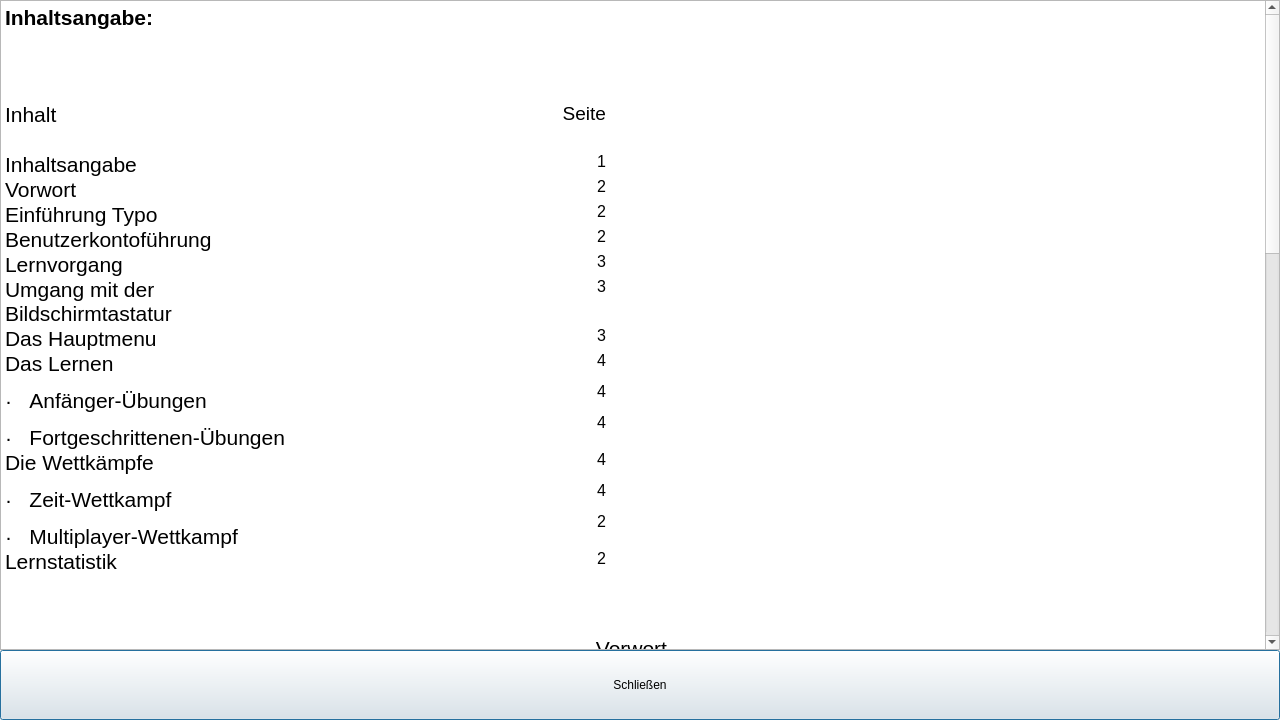
<?xml version="1.0" encoding="UTF-8"?>
<ui version="4.0">
 <class>Benutzerhandbuch</class>
 <widget class="QDialog" name="Benutzerhandbuch">
  <property name="geometry">
   <rect>
    <x>0</x>
    <y>0</y>
    <width>1280</width>
    <height>720</height>
   </rect>
  </property>
  <property name="windowTitle">
   <string>Dialog</string>
  </property>
  <widget class="QTextBrowser" name="textBrowser">
   <property name="geometry">
    <rect>
     <x>0</x>
     <y>0</y>
     <width>1280</width>
     <height>650</height>
    </rect>
   </property>
   <property name="html">
    <string>&lt;!DOCTYPE HTML PUBLIC &quot;-//W3C//DTD HTML 4.0//EN&quot; &quot;http://www.w3.org/TR/REC-html40/strict.dtd&quot;&gt;
&lt;html&gt;&lt;head&gt;&lt;meta name=&quot;qrichtext&quot; content=&quot;1&quot; /&gt;&lt;style type=&quot;text/css&quot;&gt;
p, li { white-space: pre-wrap; }
&lt;/style&gt;&lt;/head&gt;&lt;body style=&quot; font-family:'MS Shell Dlg 2'; font-size:8.14286pt; font-weight:400; font-style:normal;&quot;&gt;
&lt;p style=&quot; margin-top:12px; margin-bottom:0px; margin-left:0px; margin-right:0px; -qt-block-indent:0; text-indent:0px;&quot;&gt;&lt;span style=&quot; font-size:16pt; font-weight:600;&quot;&gt;Inhaltsangabe:&lt;/span&gt;&lt;span style=&quot; font-size:8pt;&quot;&gt; &lt;/span&gt;&lt;/p&gt;
&lt;p style=&quot; margin-top:12px; margin-bottom:0px; margin-left:0px; margin-right:0px; -qt-block-indent:0; text-indent:0px;&quot;&gt;&lt;span style=&quot; font-size:16pt;&quot;&gt; &lt;/span&gt;&lt;span style=&quot; font-size:8pt;&quot;&gt; &lt;/span&gt;&lt;/p&gt;
&lt;p style=&quot; margin-top:12px; margin-bottom:0px; margin-left:0px; margin-right:0px; -qt-block-indent:0; text-indent:0px;&quot;&gt;&lt;span style=&quot; font-size:14pt;&quot;&gt; &lt;/span&gt;&lt;span style=&quot; font-size:8pt;&quot;&gt; &lt;/span&gt;&lt;/p&gt;
&lt;table border=&quot;0&quot; style=&quot; margin-top:0px; margin-bottom:0px; margin-left:0px; margin-right:0px;&quot; cellspacing=&quot;0&quot; cellpadding=&quot;0&quot;&gt;
&lt;tr&gt;
&lt;td width=&quot;302&quot; style=&quot; vertical-align:top; padding-left:0; padding-right:0; padding-top:0; padding-bottom:0;&quot;&gt;
&lt;p style=&quot; margin-top:12px; margin-bottom:0px; margin-left:0px; margin-right:0px; -qt-block-indent:0; text-indent:0px;&quot;&gt;&lt;span style=&quot; font-size:16pt;&quot;&gt;Inhalt&lt;/span&gt;&lt;span style=&quot; font-size:8pt;&quot;&gt; &lt;/span&gt;&lt;/p&gt;&lt;/td&gt;
&lt;td width=&quot;302&quot; style=&quot; vertical-align:top; padding-left:0; padding-right:0; padding-top:0; padding-bottom:0;&quot;&gt;
&lt;p align=&quot;right&quot; style=&quot; margin-top:12px; margin-bottom:0px; margin-left:0px; margin-right:0px; -qt-block-indent:0; text-indent:0px;&quot;&gt;&lt;span style=&quot; font-size:14pt;&quot;&gt;Seite&lt;/span&gt;&lt;span style=&quot; font-size:8pt;&quot;&gt; &lt;/span&gt;&lt;/p&gt;&lt;/td&gt;&lt;/tr&gt;
&lt;tr&gt;
&lt;td style=&quot; vertical-align:top; padding-left:0; padding-right:0; padding-top:0; padding-bottom:0;&quot;&gt;
&lt;p style=&quot; margin-top:12px; margin-bottom:0px; margin-left:0px; margin-right:0px; -qt-block-indent:0; text-indent:0px;&quot;&gt;&lt;span style=&quot; font-size:16pt;&quot;&gt; &lt;/span&gt;&lt;span style=&quot; font-size:8pt;&quot;&gt; &lt;/span&gt;&lt;/p&gt;&lt;/td&gt;
&lt;td style=&quot; vertical-align:top; padding-left:0; padding-right:0; padding-top:0; padding-bottom:0;&quot;&gt;
&lt;p align=&quot;right&quot; style=&quot; margin-top:12px; margin-bottom:0px; margin-left:0px; margin-right:0px; -qt-block-indent:0; text-indent:0px;&quot;&gt;&lt;span style=&quot; font-size:14pt;&quot;&gt; &lt;/span&gt;&lt;span style=&quot; font-size:8pt;&quot;&gt; &lt;/span&gt;&lt;/p&gt;&lt;/td&gt;&lt;/tr&gt;
&lt;tr&gt;
&lt;td style=&quot; vertical-align:top; padding-left:0; padding-right:0; padding-top:0; padding-bottom:0;&quot;&gt;
&lt;p style=&quot; margin-top:12px; margin-bottom:0px; margin-left:0px; margin-right:0px; -qt-block-indent:0; text-indent:0px;&quot;&gt;&lt;span style=&quot; font-size:16pt;&quot;&gt;Inhaltsangabe&lt;/span&gt;&lt;span style=&quot; font-size:8pt;&quot;&gt; &lt;/span&gt;&lt;/p&gt;&lt;/td&gt;
&lt;td style=&quot; vertical-align:top; padding-left:0; padding-right:0; padding-top:0; padding-bottom:0;&quot;&gt;
&lt;p align=&quot;right&quot; style=&quot; margin-top:12px; margin-bottom:0px; margin-left:0px; margin-right:0px; -qt-block-indent:0; text-indent:0px;&quot;&gt;&lt;span style=&quot; font-size:12pt;&quot;&gt;1&lt;/span&gt;&lt;span style=&quot; font-size:8pt;&quot;&gt; &lt;/span&gt;&lt;/p&gt;&lt;/td&gt;&lt;/tr&gt;
&lt;tr&gt;
&lt;td style=&quot; vertical-align:top; padding-left:0; padding-right:0; padding-top:0; padding-bottom:0;&quot;&gt;
&lt;p style=&quot; margin-top:12px; margin-bottom:0px; margin-left:0px; margin-right:0px; -qt-block-indent:0; text-indent:0px;&quot;&gt;&lt;span style=&quot; font-size:16pt;&quot;&gt;Vorwort&lt;/span&gt;&lt;span style=&quot; font-size:8pt;&quot;&gt; &lt;/span&gt;&lt;/p&gt;&lt;/td&gt;
&lt;td style=&quot; vertical-align:top; padding-left:0; padding-right:0; padding-top:0; padding-bottom:0;&quot;&gt;
&lt;p align=&quot;right&quot; style=&quot; margin-top:12px; margin-bottom:0px; margin-left:0px; margin-right:0px; -qt-block-indent:0; text-indent:0px;&quot;&gt;&lt;span style=&quot; font-size:12pt;&quot;&gt;2&lt;/span&gt;&lt;span style=&quot; font-size:8pt;&quot;&gt; &lt;/span&gt;&lt;/p&gt;&lt;/td&gt;&lt;/tr&gt;
&lt;tr&gt;
&lt;td style=&quot; vertical-align:top; padding-left:0; padding-right:0; padding-top:0; padding-bottom:0;&quot;&gt;
&lt;p style=&quot; margin-top:12px; margin-bottom:0px; margin-left:0px; margin-right:0px; -qt-block-indent:0; text-indent:0px;&quot;&gt;&lt;span style=&quot; font-size:16pt;&quot;&gt;Einführung Typo&lt;/span&gt;&lt;span style=&quot; font-size:8pt;&quot;&gt; &lt;/span&gt;&lt;/p&gt;&lt;/td&gt;
&lt;td style=&quot; vertical-align:top; padding-left:0; padding-right:0; padding-top:0; padding-bottom:0;&quot;&gt;
&lt;p align=&quot;right&quot; style=&quot; margin-top:12px; margin-bottom:0px; margin-left:0px; margin-right:0px; -qt-block-indent:0; text-indent:0px;&quot;&gt;&lt;span style=&quot; font-size:12pt;&quot;&gt;2&lt;/span&gt;&lt;span style=&quot; font-size:8pt;&quot;&gt; &lt;/span&gt;&lt;/p&gt;&lt;/td&gt;&lt;/tr&gt;
&lt;tr&gt;
&lt;td style=&quot; vertical-align:top; padding-left:0; padding-right:0; padding-top:0; padding-bottom:0;&quot;&gt;
&lt;p style=&quot; margin-top:12px; margin-bottom:0px; margin-left:0px; margin-right:0px; -qt-block-indent:0; text-indent:0px;&quot;&gt;&lt;span style=&quot; font-size:16pt;&quot;&gt;Benutzerkontoführung&lt;/span&gt;&lt;span style=&quot; font-size:8pt;&quot;&gt; &lt;/span&gt;&lt;/p&gt;&lt;/td&gt;
&lt;td style=&quot; vertical-align:top; padding-left:0; padding-right:0; padding-top:0; padding-bottom:0;&quot;&gt;
&lt;p align=&quot;right&quot; style=&quot; margin-top:12px; margin-bottom:0px; margin-left:0px; margin-right:0px; -qt-block-indent:0; text-indent:0px;&quot;&gt;&lt;span style=&quot; font-size:12pt;&quot;&gt;2&lt;/span&gt;&lt;span style=&quot; font-size:8pt;&quot;&gt; &lt;/span&gt;&lt;/p&gt;&lt;/td&gt;&lt;/tr&gt;
&lt;tr&gt;
&lt;td style=&quot; vertical-align:top; padding-left:0; padding-right:0; padding-top:0; padding-bottom:0;&quot;&gt;
&lt;p style=&quot; margin-top:12px; margin-bottom:0px; margin-left:0px; margin-right:0px; -qt-block-indent:0; text-indent:0px;&quot;&gt;&lt;span style=&quot; font-size:16pt;&quot;&gt;Lernvorgang &lt;/span&gt;&lt;/p&gt;&lt;/td&gt;
&lt;td style=&quot; vertical-align:top; padding-left:0; padding-right:0; padding-top:0; padding-bottom:0;&quot;&gt;
&lt;p align=&quot;right&quot; style=&quot; margin-top:12px; margin-bottom:0px; margin-left:0px; margin-right:0px; -qt-block-indent:0; text-indent:0px;&quot;&gt;&lt;span style=&quot; font-size:12pt;&quot;&gt;3&lt;/span&gt;&lt;span style=&quot; font-size:8pt;&quot;&gt; &lt;/span&gt;&lt;/p&gt;&lt;/td&gt;&lt;/tr&gt;
&lt;tr&gt;
&lt;td style=&quot; vertical-align:top; padding-left:0; padding-right:0; padding-top:0; padding-bottom:0;&quot;&gt;
&lt;p style=&quot; margin-top:12px; margin-bottom:0px; margin-left:0px; margin-right:0px; -qt-block-indent:0; text-indent:0px;&quot;&gt;&lt;span style=&quot; font-size:16pt;&quot;&gt;Umgang mit der Bildschirmtastatur&lt;/span&gt;&lt;span style=&quot; font-size:8pt;&quot;&gt; &lt;/span&gt;&lt;/p&gt;&lt;/td&gt;
&lt;td style=&quot; vertical-align:top; padding-left:0; padding-right:0; padding-top:0; padding-bottom:0;&quot;&gt;
&lt;p align=&quot;right&quot; style=&quot; margin-top:12px; margin-bottom:0px; margin-left:0px; margin-right:0px; -qt-block-indent:0; text-indent:0px;&quot;&gt;&lt;span style=&quot; font-size:12pt;&quot;&gt;3&lt;/span&gt;&lt;span style=&quot; font-size:8pt;&quot;&gt; &lt;/span&gt;&lt;/p&gt;&lt;/td&gt;&lt;/tr&gt;
&lt;tr&gt;
&lt;td style=&quot; vertical-align:top; padding-left:0; padding-right:0; padding-top:0; padding-bottom:0;&quot;&gt;
&lt;p style=&quot; margin-top:12px; margin-bottom:0px; margin-left:0px; margin-right:0px; -qt-block-indent:0; text-indent:0px;&quot;&gt;&lt;span style=&quot; font-size:16pt;&quot;&gt;Das Hauptmenu&lt;/span&gt;&lt;span style=&quot; font-size:8pt;&quot;&gt; &lt;/span&gt;&lt;/p&gt;&lt;/td&gt;
&lt;td style=&quot; vertical-align:top; padding-left:0; padding-right:0; padding-top:0; padding-bottom:0;&quot;&gt;
&lt;p align=&quot;right&quot; style=&quot; margin-top:12px; margin-bottom:0px; margin-left:0px; margin-right:0px; -qt-block-indent:0; text-indent:0px;&quot;&gt;&lt;span style=&quot; font-size:12pt;&quot;&gt;3&lt;/span&gt;&lt;span style=&quot; font-size:8pt;&quot;&gt; &lt;/span&gt;&lt;/p&gt;&lt;/td&gt;&lt;/tr&gt;
&lt;tr&gt;
&lt;td style=&quot; vertical-align:top; padding-left:0; padding-right:0; padding-top:0; padding-bottom:0;&quot;&gt;
&lt;p style=&quot; margin-top:12px; margin-bottom:0px; margin-left:0px; margin-right:0px; -qt-block-indent:0; text-indent:0px;&quot;&gt;&lt;span style=&quot; font-size:16pt;&quot;&gt;Das Lernen&lt;/span&gt;&lt;span style=&quot; font-size:8pt;&quot;&gt; &lt;/span&gt;&lt;/p&gt;
&lt;p style=&quot; margin-top:12px; margin-bottom:0px; margin-left:0px; margin-right:0px; -qt-block-indent:0; text-indent:0px;&quot;&gt;&lt;span style=&quot; font-family:'Symbol'; font-size:16pt;&quot;&gt;·&lt;/span&gt;&lt;span style=&quot; font-family:'Times New Roman'; font-size:7pt;&quot;&gt;       &lt;/span&gt;&lt;span style=&quot; font-size:16pt;&quot;&gt;Anfänger-Übungen&lt;/span&gt;&lt;span style=&quot; font-size:8pt;&quot;&gt; &lt;/span&gt;&lt;/p&gt;
&lt;p style=&quot; margin-top:12px; margin-bottom:0px; margin-left:0px; margin-right:0px; -qt-block-indent:0; text-indent:0px;&quot;&gt;&lt;span style=&quot; font-family:'Symbol'; font-size:16pt;&quot;&gt;·&lt;/span&gt;&lt;span style=&quot; font-family:'Times New Roman'; font-size:7pt;&quot;&gt;       &lt;/span&gt;&lt;span style=&quot; font-size:16pt;&quot;&gt;Fortgeschrittenen-Übungen&lt;/span&gt;&lt;span style=&quot; font-size:8pt;&quot;&gt; &lt;/span&gt;&lt;/p&gt;&lt;/td&gt;
&lt;td style=&quot; vertical-align:top; padding-left:0; padding-right:0; padding-top:0; padding-bottom:0;&quot;&gt;
&lt;p align=&quot;right&quot; style=&quot; margin-top:12px; margin-bottom:0px; margin-left:0px; margin-right:0px; -qt-block-indent:0; text-indent:0px;&quot;&gt;&lt;span style=&quot; font-size:12pt;&quot;&gt;4&lt;/span&gt;&lt;span style=&quot; font-size:8pt;&quot;&gt; &lt;/span&gt;&lt;/p&gt;
&lt;p align=&quot;right&quot; style=&quot; margin-top:12px; margin-bottom:0px; margin-left:0px; margin-right:0px; -qt-block-indent:0; text-indent:0px;&quot;&gt;&lt;span style=&quot; font-size:12pt;&quot;&gt;4&lt;/span&gt;&lt;span style=&quot; font-size:8pt;&quot;&gt; &lt;/span&gt;&lt;/p&gt;
&lt;p align=&quot;right&quot; style=&quot; margin-top:12px; margin-bottom:0px; margin-left:0px; margin-right:0px; -qt-block-indent:0; text-indent:0px;&quot;&gt;&lt;span style=&quot; font-size:12pt;&quot;&gt;4&lt;/span&gt;&lt;span style=&quot; font-size:8pt;&quot;&gt; &lt;/span&gt;&lt;/p&gt;&lt;/td&gt;&lt;/tr&gt;
&lt;tr&gt;
&lt;td style=&quot; vertical-align:top; padding-left:0; padding-right:0; padding-top:0; padding-bottom:0;&quot;&gt;
&lt;p style=&quot; margin-top:12px; margin-bottom:0px; margin-left:0px; margin-right:0px; -qt-block-indent:0; text-indent:0px;&quot;&gt;&lt;span style=&quot; font-size:16pt;&quot;&gt;Die Wettkämpfe&lt;/span&gt;&lt;span style=&quot; font-size:8pt;&quot;&gt; &lt;/span&gt;&lt;/p&gt;
&lt;p style=&quot; margin-top:12px; margin-bottom:0px; margin-left:0px; margin-right:0px; -qt-block-indent:0; text-indent:0px;&quot;&gt;&lt;span style=&quot; font-family:'Symbol'; font-size:16pt;&quot;&gt;·&lt;/span&gt;&lt;span style=&quot; font-family:'Times New Roman'; font-size:7pt;&quot;&gt;       &lt;/span&gt;&lt;span style=&quot; font-size:16pt;&quot;&gt;Zeit-Wettkampf&lt;/span&gt;&lt;span style=&quot; font-size:8pt;&quot;&gt; &lt;/span&gt;&lt;/p&gt;
&lt;p style=&quot; margin-top:12px; margin-bottom:0px; margin-left:0px; margin-right:0px; -qt-block-indent:0; text-indent:0px;&quot;&gt;&lt;span style=&quot; font-family:'Symbol'; font-size:16pt;&quot;&gt;·&lt;/span&gt;&lt;span style=&quot; font-family:'Times New Roman'; font-size:7pt;&quot;&gt;       &lt;/span&gt;&lt;span style=&quot; font-size:16pt;&quot;&gt;Multiplayer-Wettkampf&lt;/span&gt;&lt;span style=&quot; font-size:8pt;&quot;&gt; &lt;/span&gt;&lt;/p&gt;&lt;/td&gt;
&lt;td style=&quot; vertical-align:top; padding-left:0; padding-right:0; padding-top:0; padding-bottom:0;&quot;&gt;
&lt;p align=&quot;right&quot; style=&quot; margin-top:12px; margin-bottom:0px; margin-left:0px; margin-right:0px; -qt-block-indent:0; text-indent:0px;&quot;&gt;&lt;span style=&quot; font-size:12pt;&quot;&gt;4&lt;/span&gt;&lt;span style=&quot; font-size:8pt;&quot;&gt; &lt;/span&gt;&lt;/p&gt;
&lt;p align=&quot;right&quot; style=&quot; margin-top:12px; margin-bottom:0px; margin-left:0px; margin-right:0px; -qt-block-indent:0; text-indent:0px;&quot;&gt;&lt;span style=&quot; font-size:12pt;&quot;&gt;4&lt;/span&gt;&lt;span style=&quot; font-size:8pt;&quot;&gt; &lt;/span&gt;&lt;/p&gt;
&lt;p align=&quot;right&quot; style=&quot; margin-top:12px; margin-bottom:0px; margin-left:0px; margin-right:0px; -qt-block-indent:0; text-indent:0px;&quot;&gt;&lt;span style=&quot; font-size:12pt;&quot;&gt;2&lt;/span&gt;&lt;span style=&quot; font-size:8pt;&quot;&gt; &lt;/span&gt;&lt;/p&gt;&lt;/td&gt;&lt;/tr&gt;
&lt;tr&gt;
&lt;td style=&quot; vertical-align:top; padding-left:0; padding-right:0; padding-top:0; padding-bottom:0;&quot;&gt;
&lt;p style=&quot; margin-top:12px; margin-bottom:0px; margin-left:0px; margin-right:0px; -qt-block-indent:0; text-indent:0px;&quot;&gt;&lt;span style=&quot; font-size:16pt;&quot;&gt;Lernstatistik&lt;/span&gt;&lt;span style=&quot; font-size:8pt;&quot;&gt; &lt;/span&gt;&lt;/p&gt;&lt;/td&gt;
&lt;td style=&quot; vertical-align:top; padding-left:0; padding-right:0; padding-top:0; padding-bottom:0;&quot;&gt;
&lt;p align=&quot;right&quot; style=&quot; margin-top:12px; margin-bottom:0px; margin-left:0px; margin-right:0px; -qt-block-indent:0; text-indent:0px;&quot;&gt;&lt;span style=&quot; font-size:12pt;&quot;&gt;2&lt;/span&gt;&lt;span style=&quot; font-size:8pt;&quot;&gt; &lt;/span&gt;&lt;/p&gt;&lt;/td&gt;&lt;/tr&gt;
&lt;tr&gt;
&lt;td style=&quot; vertical-align:top; padding-left:0; padding-right:0; padding-top:0; padding-bottom:0;&quot;&gt;
&lt;p style=&quot; margin-top:12px; margin-bottom:0px; margin-left:0px; margin-right:0px; -qt-block-indent:0; text-indent:0px;&quot;&gt;&lt;span style=&quot; font-size:12pt;&quot;&gt; &lt;/span&gt;&lt;span style=&quot; font-size:8pt;&quot;&gt; &lt;/span&gt;&lt;/p&gt;&lt;/td&gt;
&lt;td style=&quot; vertical-align:top; padding-left:0; padding-right:0; padding-top:0; padding-bottom:0;&quot;&gt;
&lt;p align=&quot;right&quot; style=&quot; margin-top:12px; margin-bottom:0px; margin-left:0px; margin-right:0px; -qt-block-indent:0; text-indent:0px;&quot;&gt;&lt;span style=&quot; font-size:12pt;&quot;&gt; &lt;/span&gt;&lt;span style=&quot; font-size:8pt;&quot;&gt; &lt;/span&gt;&lt;/p&gt;&lt;/td&gt;&lt;/tr&gt;&lt;/table&gt;
&lt;p style=&quot; margin-top:12px; margin-bottom:0px; margin-left:0px; margin-right:0px; -qt-block-indent:0; text-indent:0px;&quot;&gt;&lt;span style=&quot; font-size:12pt;&quot;&gt; &lt;/span&gt;&lt;span style=&quot; font-size:8pt;&quot;&gt; &lt;/span&gt;&lt;/p&gt;
&lt;p align=&quot;center&quot; style=&quot; margin-top:12px; margin-bottom:0px; margin-left:0px; margin-right:0px; -qt-block-indent:0; text-indent:0px;&quot;&gt;&lt;span style=&quot; font-size:16pt;&quot;&gt;Vorwort&lt;/span&gt;&lt;span style=&quot; font-size:8pt;&quot;&gt; &lt;/span&gt;&lt;/p&gt;
&lt;p align=&quot;center&quot; style=&quot; margin-top:12px; margin-bottom:0px; margin-left:0px; margin-right:0px; -qt-block-indent:0; text-indent:0px;&quot;&gt;&lt;span style=&quot; font-size:16pt;&quot;&gt; &lt;/span&gt;&lt;span style=&quot; font-size:8pt;&quot;&gt; &lt;/span&gt;&lt;/p&gt;
&lt;p style=&quot; margin-top:12px; margin-bottom:0px; margin-left:0px; margin-right:0px; -qt-block-indent:0; text-indent:0px;&quot;&gt;&lt;span style=&quot; font-size:12pt;&quot;&gt;Im heutigen Alltag sind mittlerweile Computer und deren Benutzung Selbstverständlich geworden, egal ob Privat oder in der Arbeit. Sie erledigen für uns wichtige Arbeiten und Erleichtern unser Leben. Somit ist eine richtige Benutzung dieser Geräte unabdingbar um diese Effizient nutzen zu können. Das 10-Finger-Tipp System stellt auch einen Teil der richtigen Benutzung eines Computers dar. Durch das Erlernen des 10-Finger-Tipp Systems können sie zum einen, eine effizientere Arbeitsweise am PC erreichen, da sie schneller schreiben können und sie müssen nicht ständig den Blick zwischen Tastatur und Bildschirm hin und her wandern lassen. Zum anderen fördert es für ihren Körper schonendere Arbeitsweise, durch den Aufrechten Blick auf den PC Bildschirm und nicht den geknickten Blick nach unten auf die Tastatur, fördern sie eine Rückenschonende Arbeitshaltung vor dem PC. Aus diesen Gründen, haben sich vier Junge Studenten der Ostbayrischen Technischen Hochschule Regensburg es zur Aufgabe gemacht, ein Programm zu entwickeln zum Erlernen und spielerischen vertiefen des 10-Finger-Systems. &lt;/span&gt;&lt;/p&gt;
&lt;p style=&quot; margin-top:12px; margin-bottom:0px; margin-left:0px; margin-right:0px; -qt-block-indent:0; text-indent:0px;&quot;&gt;&lt;span style=&quot; font-size:12pt;&quot;&gt; &lt;/span&gt;&lt;/p&gt;
&lt;p align=&quot;center&quot; style=&quot; margin-top:12px; margin-bottom:0px; margin-left:0px; margin-right:0px; -qt-block-indent:0; text-indent:0px;&quot;&gt;&lt;span style=&quot; font-size:16pt;&quot;&gt;Einführung Typo&lt;/span&gt;&lt;span style=&quot; font-size:8pt;&quot;&gt; &lt;/span&gt;&lt;/p&gt;
&lt;p align=&quot;center&quot; style=&quot; margin-top:12px; margin-bottom:0px; margin-left:0px; margin-right:0px; -qt-block-indent:0; text-indent:0px;&quot;&gt;&lt;span style=&quot; font-size:16pt;&quot;&gt; &lt;/span&gt;&lt;span style=&quot; font-size:8pt;&quot;&gt; &lt;/span&gt;&lt;/p&gt;
&lt;p style=&quot; margin-top:12px; margin-bottom:0px; margin-left:0px; margin-right:0px; -qt-block-indent:0; text-indent:0px;&quot;&gt;&lt;span style=&quot; font-size:12pt;&quot;&gt;Typo bietet ihnen die Möglichkeit, durch verschiedene Übungen und Modis zunächst das 10 Finger-Tipp-System zu erlernen. Diese Möglichkeiten finden sie in den Rubriken „Lernen“ du „Üben“. Wenn sie erfolgreich das 10-Finger-System erlernt, können sie später mit den Wettkampfmodi ihre Fertigkeiten spielerisch vertiefen. Diese finden sie in den Rubriken „Zeitrennen“ und „Multiplayer“. Um ihren Fortschritt zu speichern, können sie ein Benutzerkonto erstellen um ihre Ergebnisse in den Wettkämpfen zu speichern. Dadurch haben sie die Möglichkeit, ihre Ergebnisse und Fortschritte transparent in einer Statistik einzusehen. Somit gibt es für das Erlernen und Vertiefen des 10-Finger-Systems ein Langzeitmotivation, um ihnen das Erlernen dieses Systems zu erleichtern.&lt;/span&gt;&lt;span style=&quot; font-size:8pt;&quot;&gt; &lt;/span&gt;&lt;/p&gt;
&lt;p style=&quot; margin-top:12px; margin-bottom:0px; margin-left:0px; margin-right:0px; -qt-block-indent:0; text-indent:0px;&quot;&gt;&lt;span style=&quot; font-size:12pt;&quot;&gt; &lt;/span&gt;&lt;span style=&quot; font-size:8pt;&quot;&gt; &lt;/span&gt;&lt;/p&gt;
&lt;p align=&quot;center&quot; style=&quot; margin-top:12px; margin-bottom:0px; margin-left:0px; margin-right:0px; -qt-block-indent:0; text-indent:0px;&quot;&gt;&lt;span style=&quot; font-size:16pt;&quot;&gt;Benutzerkontoführung&lt;/span&gt;&lt;span style=&quot; font-size:8pt;&quot;&gt; &lt;/span&gt;&lt;/p&gt;
&lt;p align=&quot;center&quot; style=&quot; margin-top:12px; margin-bottom:0px; margin-left:0px; margin-right:0px; -qt-block-indent:0; text-indent:0px;&quot;&gt;&lt;span style=&quot; font-size:16pt;&quot;&gt; &lt;/span&gt;&lt;span style=&quot; font-size:8pt;&quot;&gt; &lt;/span&gt;&lt;/p&gt;
&lt;p style=&quot; margin-top:12px; margin-bottom:0px; margin-left:0px; margin-right:0px; -qt-block-indent:0; text-indent:0px;&quot;&gt;&lt;span style=&quot; font-size:12pt;&quot;&gt;Sobald sie das Programm Typo geöffnet haben, finden sie oben links den Button „Anmelden“. Dort finden sie alle wichtigen Optionen der Benutzerkontoführung. Falls sie noch kein Konto bei Typo besitzen, benutzen sie den Button „Registrieren“. Für ihre Registrierung bei Typo müssen sie sich einen Benutzernamen und ein Passwortüberlegen, den sie in die passenden Felder eintragen. Das Dialogfenster schließt sich automatisch, wenn die Registrierung erfolgreich war. Um sich bei Typo anzumelden müssen sie nun ihren Benutzernamen und ihr Passwort eingeben. Bei Korrekter Eingabe wird sich auch dieses Dialogfenster automatisch schließen. Danach können sie mit der Benutzung von Typo beginnen. &lt;/span&gt;&lt;/p&gt;
&lt;p style=&quot; margin-top:12px; margin-bottom:0px; margin-left:0px; margin-right:0px; -qt-block-indent:0; text-indent:0px;&quot;&gt;&lt;span style=&quot; font-size:12pt;&quot;&gt; &lt;/span&gt;&lt;span style=&quot; font-size:8pt;&quot;&gt; &lt;/span&gt;&lt;/p&gt;
&lt;p align=&quot;center&quot; style=&quot; margin-top:12px; margin-bottom:0px; margin-left:0px; margin-right:0px; -qt-block-indent:0; text-indent:0px;&quot;&gt;&lt;span style=&quot; font-size:16pt;&quot;&gt;Lernvorgang&lt;/span&gt;&lt;span style=&quot; font-size:8pt;&quot;&gt; &lt;/span&gt;&lt;/p&gt;
&lt;p align=&quot;center&quot; style=&quot; margin-top:12px; margin-bottom:0px; margin-left:0px; margin-right:0px; -qt-block-indent:0; text-indent:0px;&quot;&gt;&lt;span style=&quot; font-size:16pt;&quot;&gt; &lt;/span&gt;&lt;span style=&quot; font-size:8pt;&quot;&gt; &lt;/span&gt;&lt;/p&gt;
&lt;p style=&quot; margin-top:12px; margin-bottom:0px; margin-left:0px; margin-right:0px; -qt-block-indent:0; text-indent:0px;&quot;&gt;&lt;span style=&quot; font-size:12pt;&quot;&gt;Typo erlernt ihnen das 10-Finger-Systems, indem es ihnen erst jeden einzelnen Finger beider Hände lehrt. Es beginnt mit dem wichtigsten Finger dem Zeigefinger. In kurzen Übungen wird ihnen gezeigt, welche Tasten sie mit dem Zeigefinger bedienen müssen. Nachdem diese Übung geschafft ist, kommt der nächste Finger hinzu, der Mittelfinger. Diese Art der Übungen wird fortgesetzt bis alle Finger der rechten und linken Hand erlernt wurden. Anschließend können sie unter der Rubrik „Übungen“ ein Diktat abschreiben, bei dem alle Finger benötigt werden. Sie besitzen auch in dieser Rubrik die Möglichkeit, eigene Texte in unserer Datenbank einzuspeichern und diese anschließend abzuschreiben.&lt;/span&gt;&lt;span style=&quot; font-size:8pt;&quot;&gt; &lt;/span&gt;&lt;/p&gt;
&lt;p style=&quot; margin-top:12px; margin-bottom:0px; margin-left:0px; margin-right:0px; -qt-block-indent:0; text-indent:0px;&quot;&gt;&lt;span style=&quot; font-size:12pt;&quot;&gt; &lt;/span&gt;&lt;span style=&quot; font-size:8pt;&quot;&gt; &lt;/span&gt;&lt;/p&gt;
&lt;p align=&quot;center&quot; style=&quot; margin-top:12px; margin-bottom:0px; margin-left:0px; margin-right:0px; -qt-block-indent:0; text-indent:0px;&quot;&gt;&lt;span style=&quot; font-size:16pt;&quot;&gt;Umgang mit der Bildschirmtastatur&lt;/span&gt;&lt;span style=&quot; font-size:8pt;&quot;&gt; &lt;/span&gt;&lt;/p&gt;
&lt;p align=&quot;center&quot; style=&quot; margin-top:12px; margin-bottom:0px; margin-left:0px; margin-right:0px; -qt-block-indent:0; text-indent:0px;&quot;&gt;&lt;span style=&quot; font-size:16pt;&quot;&gt; &lt;/span&gt;&lt;span style=&quot; font-size:8pt;&quot;&gt; &lt;/span&gt;&lt;/p&gt;
&lt;p style=&quot; margin-top:12px; margin-bottom:0px; margin-left:0px; margin-right:0px; -qt-block-indent:0; text-indent:0px;&quot;&gt;&lt;span style=&quot; font-size:12pt;&quot;&gt;Die Bildschirmtastatur bei Typo dient ihnen dazu, dass es für sie anfangs erleichtert wird, den Blick auf dem Bildschirm zu halten. Die Bildschirmtastatur ist farblich unterteilt um ihnen anzuzeigen, welche Finger für welche Tasten auf der Tastatur zuständig sind. Jeder ihrer Tastaturanschläge wird auf dieser virtuellen Tastatur visuell dargestellt, auch fehlerhafte Eingaben werden ihnen dargestellt. Sie dient dazu so schnell wie nur möglich, ihren Blick kontinuierlich auf dem Bildschirm zu halten um somit eine Gesunden Haltung bei der Arbeit vor dem Computer hervorzurufen.&lt;/span&gt;&lt;span style=&quot; font-size:8pt;&quot;&gt; &lt;/span&gt;&lt;/p&gt;
&lt;p style=&quot; margin-top:12px; margin-bottom:0px; margin-left:0px; margin-right:0px; -qt-block-indent:0; text-indent:0px;&quot;&gt;&lt;span style=&quot; font-size:12pt;&quot;&gt; &lt;/span&gt;&lt;span style=&quot; font-size:8pt;&quot;&gt; &lt;/span&gt;&lt;/p&gt;
&lt;p align=&quot;center&quot; style=&quot; margin-top:12px; margin-bottom:0px; margin-left:0px; margin-right:0px; -qt-block-indent:0; text-indent:0px;&quot;&gt;&lt;span style=&quot; font-size:16pt;&quot;&gt;Das Hauptmenü&lt;/span&gt;&lt;span style=&quot; font-size:8pt;&quot;&gt; &lt;/span&gt;&lt;/p&gt;
&lt;p align=&quot;center&quot; style=&quot; margin-top:12px; margin-bottom:0px; margin-left:0px; margin-right:0px; -qt-block-indent:0; text-indent:0px;&quot;&gt;&lt;span style=&quot; font-size:16pt;&quot;&gt; &lt;/span&gt;&lt;span style=&quot; font-size:8pt;&quot;&gt; &lt;/span&gt;&lt;/p&gt;
&lt;p style=&quot; margin-top:12px; margin-bottom:0px; margin-left:0px; margin-right:0px; -qt-block-indent:0; text-indent:0px;&quot;&gt;&lt;span style=&quot; font-size:12pt;&quot;&gt;Das Hauptmenü besteht aus sieben Menüpunkten. Der erste Punkt ist der Menüpunkt „Anmelden“ dort finden sie alle wichtigen Funktionen der Benutzerkontoführung. Die zweite Rubrik „lernen“ zeigt ihnen die Lernmöglichkeiten der einzelnen Finger (Zeigefinger, Mittelfinger usw.). Die dritte Rubrik „Üben“ zeigt ihnen ihre Übungsmöglichkeiten, um ihre Fertigkeiten im 10-Finger-System erstmalig vollständig anzuwenden und zu vertiefen. Dort können sie auch eigene Texte einfügen. Nummer vier in der Menüpunktleiste ist der Zeit-Wettkampfmodus, bei dem sie eine vorgegebene Zeit auswählen, in der sie so viele Tastenanschläge wie möglich versuchen zu schaffen. Der fünfte Punkt ist der Multiplayermodus, bei dem sie die Möglichkeit haben, gegen andere Spieler ihre Fertigkeiten des 10-Finger-Systems unter Beweis zu stellen. Im sechsten Menüpunkt können sie das Benutzerhandbuch aufrufen, falls sie einmal etwas vergessen haben. Der letzte Menüpunkt „Info“ zeigt ihnen alle wichtigen Informationen über Typo an, wie ihre Version oder eine Weiterleitung auf unsere Website.&lt;/span&gt;&lt;span style=&quot; font-size:8pt;&quot;&gt; &lt;/span&gt;&lt;/p&gt;
&lt;p style=&quot;-qt-paragraph-type:empty; margin-top:12px; margin-bottom:0px; margin-left:0px; margin-right:0px; -qt-block-indent:0; text-indent:0px; font-size:8.25pt;&quot;&gt;&lt;br /&gt;&lt;/p&gt;
&lt;p align=&quot;center&quot; style=&quot; margin-top:12px; margin-bottom:0px; margin-left:0px; margin-right:0px; -qt-block-indent:0; text-indent:0px;&quot;&gt;&lt;span style=&quot; font-size:16pt;&quot;&gt;Das Lernen&lt;/span&gt;&lt;span style=&quot; font-size:8pt;&quot;&gt; &lt;/span&gt;&lt;/p&gt;
&lt;p align=&quot;center&quot; style=&quot; margin-top:12px; margin-bottom:0px; margin-left:0px; margin-right:0px; -qt-block-indent:0; text-indent:0px;&quot;&gt;&lt;span style=&quot; font-size:16pt;&quot;&gt; &lt;/span&gt;&lt;span style=&quot; font-size:8pt;&quot;&gt; &lt;/span&gt;&lt;/p&gt;
&lt;p align=&quot;center&quot; style=&quot; margin-top:12px; margin-bottom:0px; margin-left:0px; margin-right:0px; -qt-block-indent:0; text-indent:0px;&quot;&gt;&lt;span style=&quot; font-size:16pt;&quot;&gt;Anfänger-Übungen&lt;/span&gt;&lt;span style=&quot; font-size:8pt;&quot;&gt; &lt;/span&gt;&lt;/p&gt;
&lt;p align=&quot;center&quot; style=&quot; margin-top:12px; margin-bottom:0px; margin-left:0px; margin-right:0px; -qt-block-indent:0; text-indent:0px;&quot;&gt;&lt;span style=&quot; font-size:16pt;&quot;&gt; &lt;/span&gt;&lt;span style=&quot; font-size:8pt;&quot;&gt; &lt;/span&gt;&lt;/p&gt;
&lt;p style=&quot; margin-top:12px; margin-bottom:0px; margin-left:0px; margin-right:0px; -qt-block-indent:0; text-indent:0px;&quot;&gt;&lt;span style=&quot; font-size:12pt;&quot;&gt;In den Anfänger-Übungen unter der Rubrik „Lernen“ wird ihnen Schritt für Schritt gezeigt, welcher Finger für welche Tasten verantwortlich sind und in kurzen Texten wird dies gleich geübt. Es gibt zu jedem einzelnen Finger (Zeigefinger, Mittelfinger, Ringfinger und Zeigefinger) jeweils zur linken und zur rechten Hand eine eigenen Lernrubrik, um jeden einzelnen Finger seine Aufgaben zu zeigen und sich daran zu gewöhnen. Die virtuelle Tastatur wird sie dabei unterstützen. &lt;/span&gt;&lt;/p&gt;
&lt;p style=&quot; margin-top:12px; margin-bottom:0px; margin-left:0px; margin-right:0px; -qt-block-indent:0; text-indent:0px;&quot;&gt;&lt;span style=&quot; font-size:12pt;&quot;&gt; &lt;/span&gt;&lt;span style=&quot; font-size:8pt;&quot;&gt; &lt;/span&gt;&lt;/p&gt;
&lt;p align=&quot;center&quot; style=&quot; margin-top:12px; margin-bottom:0px; margin-left:0px; margin-right:0px; -qt-block-indent:0; text-indent:0px;&quot;&gt;&lt;span style=&quot; font-size:16pt;&quot;&gt;Fortgeschrittenen-Übungen&lt;/span&gt;&lt;span style=&quot; font-size:8pt;&quot;&gt; &lt;/span&gt;&lt;/p&gt;
&lt;p align=&quot;center&quot; style=&quot; margin-top:12px; margin-bottom:0px; margin-left:0px; margin-right:0px; -qt-block-indent:0; text-indent:0px;&quot;&gt;&lt;span style=&quot; font-size:16pt;&quot;&gt; &lt;/span&gt;&lt;span style=&quot; font-size:8pt;&quot;&gt; &lt;/span&gt;&lt;/p&gt;
&lt;p style=&quot; margin-top:12px; margin-bottom:0px; margin-left:0px; margin-right:0px; -qt-block-indent:0; text-indent:0px;&quot;&gt;&lt;span style=&quot; font-size:12pt;&quot;&gt;In der Fortgeschrittenen-Übung können sie nun alle Finger gleichzeitig bei einem Diktat verwenden um ihre Fertigkeiten zu festigen. Sie haben entweder die Möglichkeit, zufällige Texte aus unserer Datenbank abzurufen oder eigene Texte in Typo hochzuladen und diese abzutippen. Bei den Fortgeschrittenen Übungen verwenden sie zum ersten Mal alle zehn Finger gleichzeitig und erlernen somit vollständig das 10-Finger-System. Wenn sie sich anschließend sicher fühlen, können sie die Wettkampf Modis ausprobieren um ihre Fertigkeiten unter Beweis zu stellen.&lt;/span&gt;&lt;span style=&quot; font-size:8pt;&quot;&gt; &lt;/span&gt;&lt;/p&gt;
&lt;p style=&quot; margin-top:12px; margin-bottom:0px; margin-left:0px; margin-right:0px; -qt-block-indent:0; text-indent:0px;&quot;&gt;&lt;span style=&quot; font-size:12pt;&quot;&gt; &lt;/span&gt;&lt;span style=&quot; font-size:8pt;&quot;&gt; &lt;/span&gt;&lt;/p&gt;
&lt;p align=&quot;center&quot; style=&quot; margin-top:12px; margin-bottom:0px; margin-left:0px; margin-right:0px; -qt-block-indent:0; text-indent:0px;&quot;&gt;&lt;span style=&quot; font-size:16pt;&quot;&gt;Die Wettkämpfe&lt;/span&gt;&lt;span style=&quot; font-size:8pt;&quot;&gt; &lt;/span&gt;&lt;/p&gt;
&lt;p align=&quot;center&quot; style=&quot; margin-top:12px; margin-bottom:0px; margin-left:0px; margin-right:0px; -qt-block-indent:0; text-indent:0px;&quot;&gt;&lt;span style=&quot; font-size:16pt;&quot;&gt; &lt;/span&gt;&lt;span style=&quot; font-size:8pt;&quot;&gt; &lt;/span&gt;&lt;/p&gt;
&lt;p align=&quot;center&quot; style=&quot; margin-top:12px; margin-bottom:0px; margin-left:0px; margin-right:0px; -qt-block-indent:0; text-indent:0px;&quot;&gt;&lt;span style=&quot; font-size:16pt;&quot;&gt;Zeit-Wettkampf&lt;/span&gt;&lt;span style=&quot; font-size:8pt;&quot;&gt; &lt;/span&gt;&lt;/p&gt;
&lt;p align=&quot;center&quot; style=&quot; margin-top:12px; margin-bottom:0px; margin-left:0px; margin-right:0px; -qt-block-indent:0; text-indent:0px;&quot;&gt;&lt;span style=&quot; font-size:16pt;&quot;&gt; &lt;/span&gt;&lt;span style=&quot; font-size:8pt;&quot;&gt; &lt;/span&gt;&lt;/p&gt;
&lt;p style=&quot; margin-top:12px; margin-bottom:0px; margin-left:0px; margin-right:0px; -qt-block-indent:0; text-indent:0px;&quot;&gt;&lt;span style=&quot; font-size:12pt;&quot;&gt;Den Zeit-Wettkampf finden sie unter der Rubrik „Zeitrennen“. Hier haben sie zuerst die Möglichkeit eine Zeitauswahl vorzunehmen, um zu entscheiden wie lange der Wettkampf dauern soll. Danach wird ihnen ein Text vorgegeben, den sie versuchen so schnell wie möglich abzutippen. Ein Timer im Userinterface zeigt ihnen den Fortschritt des Wettkampfes auf. Ist der Timer bei null angelangt oder haben sie den Text vollständig abgetippt, ist der Wettkampf beendet. Ihr Ergebnis wird ihnen anschließend angezeigt und in unserer Statistik gespeichert. &lt;/span&gt;&lt;/p&gt;
&lt;p style=&quot; margin-top:12px; margin-bottom:0px; margin-left:0px; margin-right:0px; -qt-block-indent:0; text-indent:0px;&quot;&gt;&lt;span style=&quot; font-size:12pt;&quot;&gt; &lt;/span&gt;&lt;/p&gt;
&lt;p align=&quot;center&quot; style=&quot; margin-top:12px; margin-bottom:0px; margin-left:0px; margin-right:0px; -qt-block-indent:0; text-indent:0px;&quot;&gt;&lt;span style=&quot; font-size:16pt;&quot;&gt;Multiplayer-Wettkampf&lt;/span&gt;&lt;span style=&quot; font-size:8pt;&quot;&gt; &lt;/span&gt;&lt;/p&gt;
&lt;p align=&quot;center&quot; style=&quot; margin-top:12px; margin-bottom:0px; margin-left:0px; margin-right:0px; -qt-block-indent:0; text-indent:0px;&quot;&gt;&lt;span style=&quot; font-size:16pt;&quot;&gt; &lt;/span&gt;&lt;span style=&quot; font-size:8pt;&quot;&gt; &lt;/span&gt;&lt;/p&gt;
&lt;p style=&quot; margin-top:12px; margin-bottom:0px; margin-left:0px; margin-right:0px; -qt-block-indent:0; text-indent:0px;&quot;&gt;&lt;span style=&quot; font-size:12pt;&quot;&gt; &lt;/span&gt;&lt;span style=&quot; font-size:8pt;&quot;&gt; &lt;/span&gt;&lt;/p&gt;
&lt;p style=&quot; margin-top:12px; margin-bottom:0px; margin-left:0px; margin-right:0px; -qt-block-indent:0; text-indent:0px;&quot;&gt;&lt;span style=&quot; font-size:12pt;&quot;&gt; &lt;/span&gt;&lt;span style=&quot; font-size:8pt;&quot;&gt; &lt;/span&gt;&lt;/p&gt;&lt;/body&gt;&lt;/html&gt;</string>
   </property>
  </widget>
  <widget class="QPushButton" name="pushButton_back">
   <property name="geometry">
    <rect>
     <x>0</x>
     <y>650</y>
     <width>1280</width>
     <height>70</height>
    </rect>
   </property>
   <property name="text">
    <string>Schließen</string>
   </property>
  </widget>
 </widget>
 <resources/>
 <connections/>
</ui>
